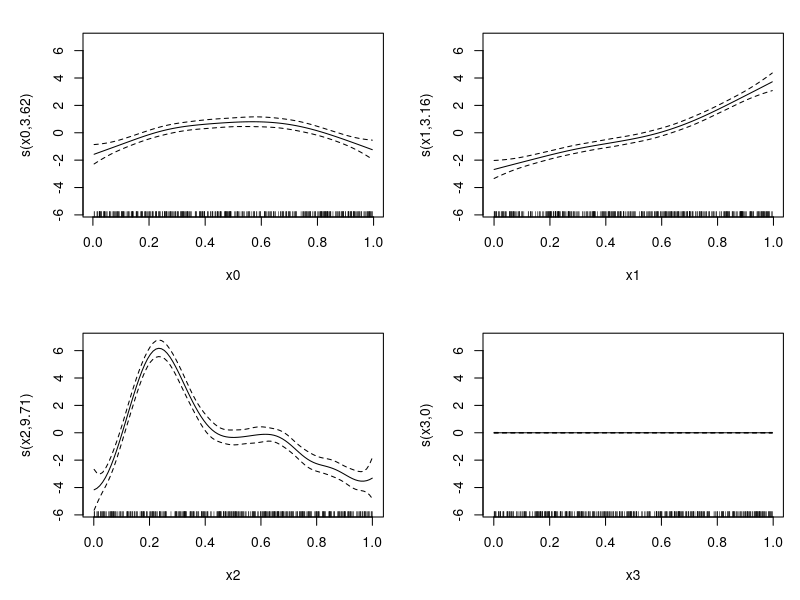
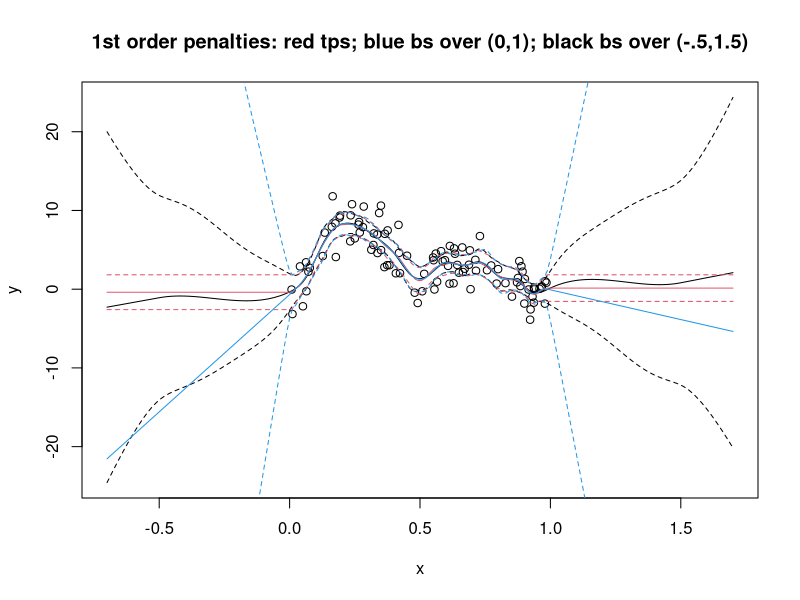

Generate these figures, in order, with R:
library(mgcv)


### Name: smooth.construct.bs.smooth.spec
### Title: Penalized B-splines in GAMs
### Aliases: smooth.construct.bs.smooth.spec Predict.matrix.Bspline.smooth
###   b.spline
### Keywords: models regression

### ** Examples

  require(mgcv)
  set.seed(5)
  dat <- gamSim(1,n=400,dist="normal",scale=2)
  bs <- "bs"
  ## note the double penalty on the s(x2) term...
  b <- gam(y~s(x0,bs=bs,m=c(4,2))+s(x1,bs=bs)+s(x2,k=15,bs=bs,m=c(4,3,0))+
           s(x3,bs=bs,m=c(1,0)),data=dat,method="REML")
  plot(b,pages=1)

  ## Extrapolation example, illustrating the importance of considering
  ## the penalty carefully if extrapolating...
  f3 <- function(x) 0.2 * x^11 * (10 * (1 - x))^6 + 10 * (10 * x)^3 * 
              (1 - x)^10 ## test function
  n <- 100;x <- runif(n)
  y <- f3(x) + rnorm(n)*2
  ## first a model with first order penalty over whole real line (red)
  b0 <- gam(y~s(x,m=1,k=20),method="ML")
  ## now a model with first order penalty evaluated over (-.5,1.5) (black)
  op <- options(warn=-1)
  b <- gam(y~s(x,bs="bs",m=c(3,1),k=20),knots=list(x=c(-.5,0,1,1.5)),
           method="ML")
  options(op)
  ## and the equivalent with same penalty over data range only (blue)
  b1 <- gam(y~s(x,bs="bs",m=c(3,1),k=20),method="ML")
  pd <- data.frame(x=seq(-.7,1.7,length=200))
  fv <- predict(b,pd,se=TRUE)
  ul <- fv$fit + fv$se.fit*2; ll <- fv$fit - fv$se.fit*2
  plot(x,y,xlim=c(-.7,1.7),ylim=range(c(y,ll,ul)),main=
  "1st order penalties: red tps; blue bs over (0,1); black bs over (-.5,1.5)")
  ## penalty defined on (-.5,1.5) gives plausible predictions and intervals
  ## over this range...
  lines(pd$x,fv$fit);lines(pd$x,ul,lty=2);lines(pd$x,ll,lty=2)
  fv <- predict(b0,pd,se=TRUE)
  ul <- fv$fit + fv$se.fit*2; ll <- fv$fit - fv$se.fit*2
  ## penalty defined on whole real line gives constant width intervals away
  ## from data, as slope there must be zero, to avoid infinite penalty:
  lines(pd$x,fv$fit,col=2)
  lines(pd$x,ul,lty=2,col=2);lines(pd$x,ll,lty=2,col=2)
  fv <- predict(b1,pd,se=TRUE)
  ul <- fv$fit + fv$se.fit*2; ll <- fv$fit - fv$se.fit*2
  ## penalty defined only over the data interval (0,1) gives wild and wide
  ## extrapolation since penalty has been `turned off' outside data range:
  lines(pd$x,fv$fit,col=4)
  lines(pd$x,ul,lty=2,col=4);lines(pd$x,ll,lty=2,col=4)

  ## construct smooth of x. Model matrix sm$X and penalty 
  ## matrix sm$S[[1]] will have many zero entries...
  x <- seq(0,1,length=100)
  sm <- smoothCon(s(x,bs="bs"),data.frame(x))[[1]]

  ## another example checking penalty numerically...
  m <- c(4,2); k <- 15; b <- runif(k)
  sm <- smoothCon(s(x,bs="bs",m=m,k=k),data.frame(x),
                  scale.penalty=FALSE)[[1]]
  sm$deriv <- m[2]
  h0 <- 1e-3; xk <- sm$knots[(m[1]+1):(k+1)]
  Xp <- PredictMat(sm,data.frame(x=seq(xk[1]+h0/2,max(xk)-h0/2,h0)))
  sum((Xp%*%b)^2*h0) ## numerical approximation to penalty
  b%*%sm$S[[1]]%*%b  ## `exact' version

  ## ...repeated with uneven knot spacing...
  m <- c(4,2); k <- 15; b <- runif(k)
  ## produce the required 20 unevenly spaced knots...
  knots <- data.frame(x=c(-.4,-.3,-.2,-.1,-.001,.05,.15,
        .21,.3,.32,.4,.6,.65,.75,.9,1.001,1.1,1.2,1.3,1.4))
  sm <- smoothCon(s(x,bs="bs",m=m,k=k),data.frame(x),
        knots=knots,scale.penalty=FALSE)[[1]]
  sm$deriv <- m[2]
  h0 <- 1e-3; xk <- sm$knots[(m[1]+1):(k+1)]
  Xp <- PredictMat(sm,data.frame(x=seq(xk[1]+h0/2,max(xk)-h0/2,h0)))
  sum((Xp%*%b)^2*h0) ## numerical approximation to penalty
  b%*%sm$S[[1]]%*%b  ## `exact' version
